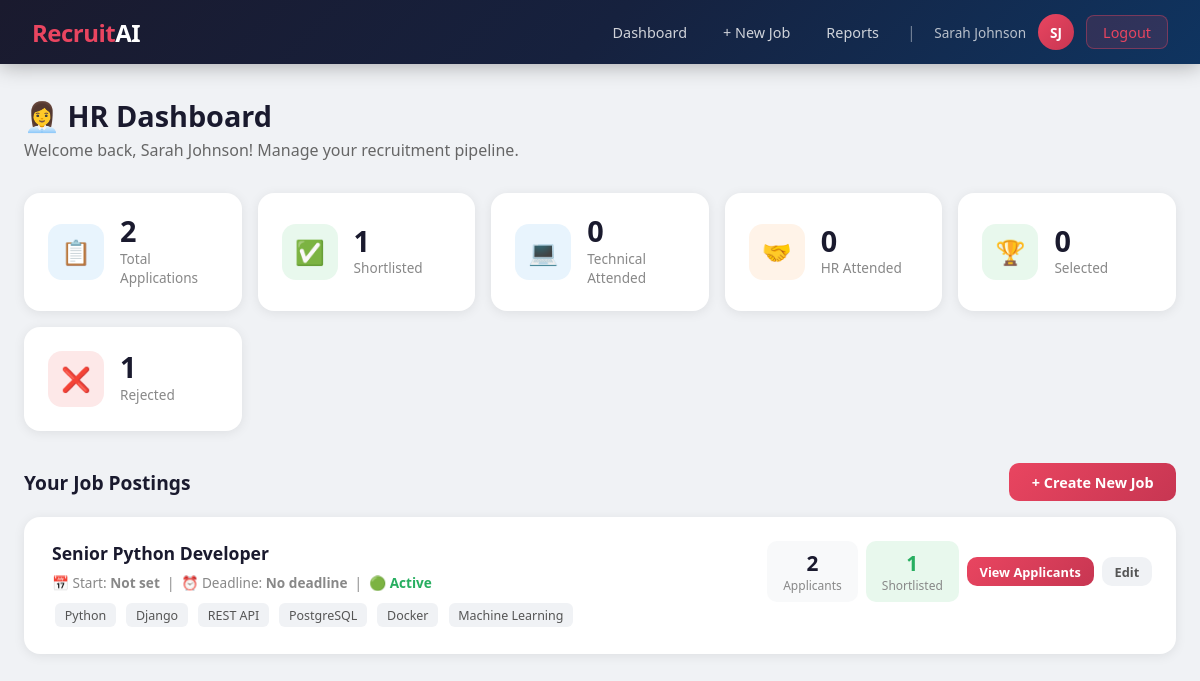
/hr/dashboard/ (signed in), run on the app's committed database.
### core/models.py (models this page shows, shortened)
class Job(models.Model):
    hr = models.ForeignKey(User, on_delete=models.CASCADE, related_name='jobs')
    title = models.CharField(max_length=200)
    required_skills = models.TextField(help_text="Comma-separated skills")
    required_experience = models.CharField(max_length=100)
    description = models.TextField()
    start_date = models.DateField(null=True, blank=True)
    end_date = models.DateField(null=True, blank=True)
    created_at = models.DateTimeField(auto_now_add=True)
    updated_at = models.DateTimeField(auto_now=True)
    def get_skills_list(self):
        return [s.strip() for s in self.required_skills.split(',')]
    def is_active(self):
        from django.utils import timezone
        today = timezone.now().date()
        if self.start_date and self.end_date:
            return self.start_date <= today <= self.end_date
        return True

### core/views.py (the view)
    @login_required
    def wrapper(request, *args, **kwargs):
        if not hasattr(request.user, 'profile') or not request.user.profile.is_hr():
            messages.error(request, "Access denied. HR only.")
            return redirect('dashboard')
        return func(request, *args, **kwargs)

### core/models.py (called while the page is built)
    def is_hr(self):
        return self.role == 'hr'

### core/views.py (called while the page is built)
def require_hr(func):
    @login_required
    def wrapper(request, *args, **kwargs):
        if not hasattr(request.user, 'profile') or not request.user.profile.is_hr():
            messages.error(request, "Access denied. HR only.")
            return redirect('dashboard')
        return func(request, *args, **kwargs)
    wrapper.__name__ = func.__name__
    return wrapper

### core/templates/core/hr_dashboard.html (shortened to what this page needs)
{% extends 'core/base.html' %}
{% block content %}
<div class="container">
    <div class="page-header">
        <h1>👩‍💼 HR Dashboard</h1>
        <p>Welcome back, {{ user.get_full_name }}! Manage your recruitment pipeline.</p>
    </div>
    <div class="stats-grid">
        <div class="stat-card">
            <div class="stat-icon blue">📋</div>
            <div>
                <div class="stat-value">{{ total_apps }}</div>
                <div class="stat-label">Total Applications</div>
            </div>
        </div>
        <div class="stat-card">
            <div class="stat-icon green">✅</div>
            <div>
                <div class="stat-value">{{ shortlisted }}</div>
                <div class="stat-label">Shortlisted</div>
            </div>
        </div>
        <div class="stat-card">
            <div class="stat-icon blue">💻</div>
            <div>
                <div class="stat-value">{{ technical_attended }}</div>
                <div class="stat-label">Technical Attended</div>
            </div>
        </div>
        <div class="stat-card">
            <div class="stat-icon orange">🤝</div>
            <div>
                <div class="stat-value">{{ hr_attended }}</div>
                <div class="stat-label">HR Attended</div>
            </div>
        </div>
        <div class="stat-card">
            <div class="stat-icon green">🏆</div>
            <div>
                <div class="stat-value">{{ selected }}</div>
                <div class="stat-label">Selected</div>
            </div>
        </div>
        <div class="stat-card">
            <div class="stat-icon red">❌</div>
            <div>
                <div class="stat-value">{{ rejected }}</div>
                <div class="stat-label">Rejected</div>
            </div>
        </div>
    </div>
    <div style="display:flex; justify-content:space-between; align-items:center; margin-bottom:1rem;">
        <h2 style="font-size:1.2rem; color:#1a1a2e;">Your Job Postings</h2>
        <a href="{% url 'create_job' %}" class="btn btn-primary">+ Create New Job</a>
    </div>
    {% if jobs %}
    {% for job in jobs %}
    <div class="job-card">
        <div style="display:flex; justify-content:space-between; align-items:flex-start; flex-wrap:wrap; gap:1rem;">
            <div>
                <div class="job-card-title">{{ job.title }}</div>
                <div class="job-card-meta">
                    📅 Start: <strong>{{ job.start_date|default:"Not set" }}</strong>
                    &nbsp;|&nbsp;
                    ⏰ Deadline: <strong>{{ job.end_date|default:"No deadline" }}</strong>
                    &nbsp;|&nbsp;
                    <span style="color:{% if job.is_active %}#27ae60{% else %}#e74c3c{% endif %}; font-weight:600;">
                        {% if job.is_active %}🟢 Active{% else %}🔴 Expired{% endif %}
                    </span>
                </div>
                <div style="margin-top:0.5rem;">
                    {% for skill in job.get_skills_list %}
                    <span class="skill-tag">{{ skill }}</span>
                    {% endfor %}
                </div>
            </div>
            <div style="display:flex; gap:0.5rem; align-items:center; flex-wrap:wrap;">
                <div style="text-align:center; padding:0.5rem 1rem; background:#f8f9fa; border-radius:10px;">
                    <div style="font-size:1.3rem; font-weight:800; color:#1a1a2e;">{{ job.total }}</div>
                    <div style="font-size:0.75rem; color:#888;">Applicants</div>
                </div>
                <div style="text-align:center; padding:0.5rem 1rem; background:#e8f8ed; border-radius:10px;">
                    <div style="font-size:1.3rem; font-weight:800; color:#27ae60;">{{ job.shortlisted }}</div>
                    <div style="font-size:0.75rem; color:#888;">Shortlisted</div>
                </div>
                <a href="{% url 'job_applicants' job.pk %}" class="btn btn-primary btn-sm">View Applicants</a>
                <a href="{% url 'edit_job' job.pk %}" class="btn btn-secondary btn-sm">Edit</a>
            </div>
        </div>
    </div>
    {% endfor %}
    {% else %}
    <div class="card" style="text-align:center; padding:3rem;">
        <div style="font-size:3rem; margin-bottom:1rem;">📭</div>
        <p style="color:#888;">No jobs posted yet. Create your first job posting!</p>
        <a href="{% url 'create_job' %}" class="btn btn-primary" style="margin-top:1rem;">+ Create Job</a>
    </div>
    {% endif %}
</div>
{% endblock %}

### core/templates/core/base.html (shortened to what this page needs)
<!DOCTYPE html>
<html lang="en">
<head>
</head>
<body>
{% if user.is_authenticated %}
<nav class="navbar">
    <a href="{% url 'dashboard' %}" class="navbar-brand">Recruit<span>AI</span></a>
    <div class="navbar-nav">
        {% if user.profile.is_hr %}
            <a href="{% url 'hr_dashboard' %}" class="nav-link">Dashboard</a>
            <a href="{% url 'create_job' %}" class="nav-link">+ New Job</a>
            <a href="{% url 'hr_reports' %}" class="nav-link">Reports</a>
        {% else %}
            <a href="{% url 'candidate_dashboard' %}" class="nav-link">My Applications</a>
            <a href="{% url 'job_list' %}" class="nav-link">Browse Jobs</a>
        {% endif %}
        <span style="color:rgba(255,255,255,0.4); padding: 0 0.5rem;">|</span>
        <span class="nav-username">{{ user.get_full_name|default:user.username }}</span>
        <a href="{% url 'view_profile' %}" class="nav-avatar" title="View Profile">
            {{ user.first_name|first|upper }}{{ user.last_name|first|upper }}
        </a>
        <a href="{% url 'logout' %}" class="btn-logout" style="margin-left:0.5rem;">Logout</a>
    </div>
</nav>
{% endif %}
{% block content %}{% endblock %}
</body>
</html>

### core/templates/core/base.html (style rules this page uses)
* { box-sizing: border-box; margin: 0; padding: 0; }
body { font-family: 'Segoe UI', sans-serif; background: #f0f2f5; color: #333; min-height: 100vh; }
.navbar { background: linear-gradient(135deg, #1a1a2e 0%, #16213e 50%, #0f3460 100%); padding: 0 2rem; display: flex; align-items: center; justify-content: space-between; height: 64px; box-shadow: 0 2px 20px rgba(0,0,0,0.3); position: sticky; top: 0; z-index: 100; }
.navbar-brand { color: #e94560; font-size: 1.5rem; font-weight: 800; text-decoration: none; letter-spacing: -0.5px; }
.navbar-brand span { color: #fff; }
.navbar-nav { display: flex; gap: 0.25rem; align-items: center; }
.nav-link { color: rgba(255,255,255,0.8); text-decoration: none; padding: 0.5rem 1rem; border-radius: 8px; font-size: 0.9rem; transition: all 0.2s; }
.btn-logout { background: rgba(233,69,96,0.15); border: 1px solid rgba(233,69,96,0.4); color: #e94560; padding: 0.4rem 1rem; border-radius: 8px; cursor: pointer; font-size: 0.9rem; text-decoration: none; transition: all 0.2s; }
.nav-avatar { width: 36px; height: 36px; border-radius: 50%; background: linear-gradient(135deg, #e94560, #c73652); color: #fff; display: flex; align-items: center; justify-content: center; font-weight: 700; font-size: 0.85rem; cursor: pointer; text-decoration: none; margin-left: 0.5rem; transition: all 0.2s; }
.nav-username { color: rgba(255,255,255,0.7); font-size: 0.85rem; margin-left: 0.4rem; }
.container { max-width: 1200px; margin: 2rem auto; padding: 0 1.5rem; }
.page-header { margin-bottom: 2rem; }
.page-header h1 { font-size: 1.8rem; color: #1a1a2e; font-weight: 700; }
.page-header p { color: #666; margin-top: 0.25rem; }
.stats-grid { display: grid; grid-template-columns: repeat(auto-fit, minmax(200px, 1fr)); gap: 1rem; margin-bottom: 2rem; }
.stat-card { background: #fff; border-radius: 16px; padding: 1.5rem; box-shadow: 0 2px 12px rgba(0,0,0,0.08); display: flex; align-items: center; gap: 1rem; }
.stat-icon { width: 56px; height: 56px; border-radius: 14px; display: flex; align-items: center; justify-content: center; font-size: 1.5rem; flex-shrink: 0; }
.stat-icon.blue { background: #e8f4fd; }
.stat-icon.green { background: #e8f8ed; }
.stat-icon.orange { background: #fff3e8; }
.stat-icon.red { background: #fde8e8; }
.stat-value { font-size: 1.8rem; font-weight: 800; color: #1a1a2e; line-height: 1; }
.stat-label { color: #888; font-size: 0.85rem; margin-top: 0.2rem; }
.btn { display: inline-block; padding: 0.6rem 1.4rem; border-radius: 10px; font-size: 0.9rem; font-weight: 600; cursor: pointer; border: none; text-decoration: none; transition: all 0.2s; }
.btn-primary { background: linear-gradient(135deg, #e94560, #c73652); color: #fff; }
.btn-secondary { background: #f0f2f5; color: #555; }
.btn-sm { padding: 0.35rem 0.8rem; font-size: 0.8rem; }
.job-card { background: #fff; border-radius: 16px; padding: 1.5rem; box-shadow: 0 2px 12px rgba(0,0,0,0.08); margin-bottom: 1rem; border-left: 4px solid transparent; transition: all 0.2s; }
.job-card-title { font-size: 1.1rem; font-weight: 700; color: #1a1a2e; }
.job-card-meta { color: #888; font-size: 0.85rem; margin: 0.5rem 0; }
.skill-tag { display: inline-block; background: #f0f2f5; color: #555; padding: 0.2rem 0.6rem; border-radius: 6px; font-size: 0.78rem; margin: 0.2rem; }

### data on the page
Job: title "Senior Python Developer", start_date "Not set", end_date "No deadline", shows "🟢 Active", get_skills_list "Python" "Django" "REST API" "PostgreSQL" "Docker" "Machine Learning", total "2", shortlisted "1"

### other printed values
{{ user.get_full_name|default:user.username }} "Sarah Johnson"
{{ user.first_name|first|upper }} "S"
{{ user.last_name|first|upper }} "J"
{{ user.get_full_name }} "Sarah Johnson"
{{ total_apps }} "2"
{{ shortlisted }} "1"
{{ technical_attended }} "0"
{{ hr_attended }} "0"
{{ selected }} "0"
{{ rejected }} "1"
